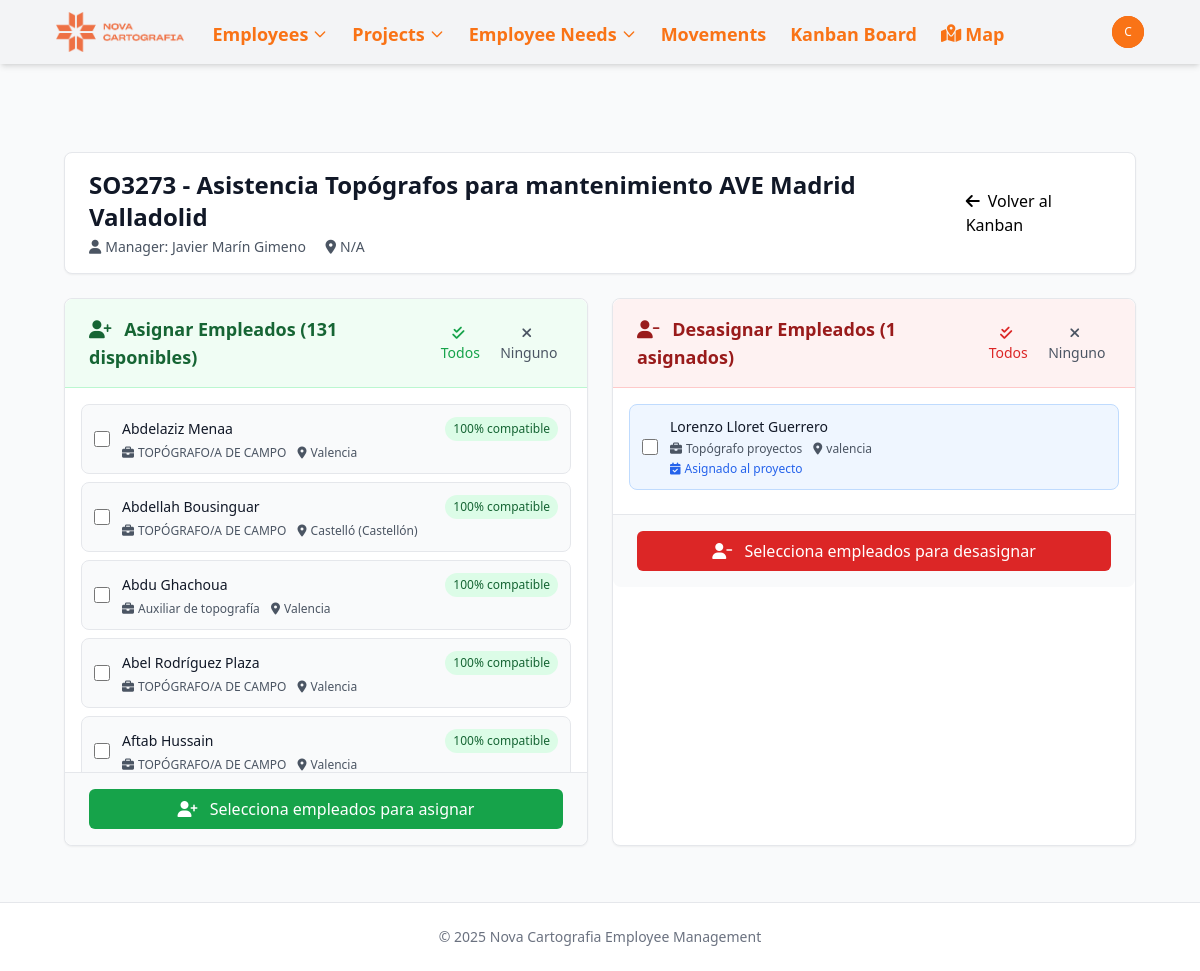
Page /projects/171/assign-employees/ (signed in) on the earlier database version.
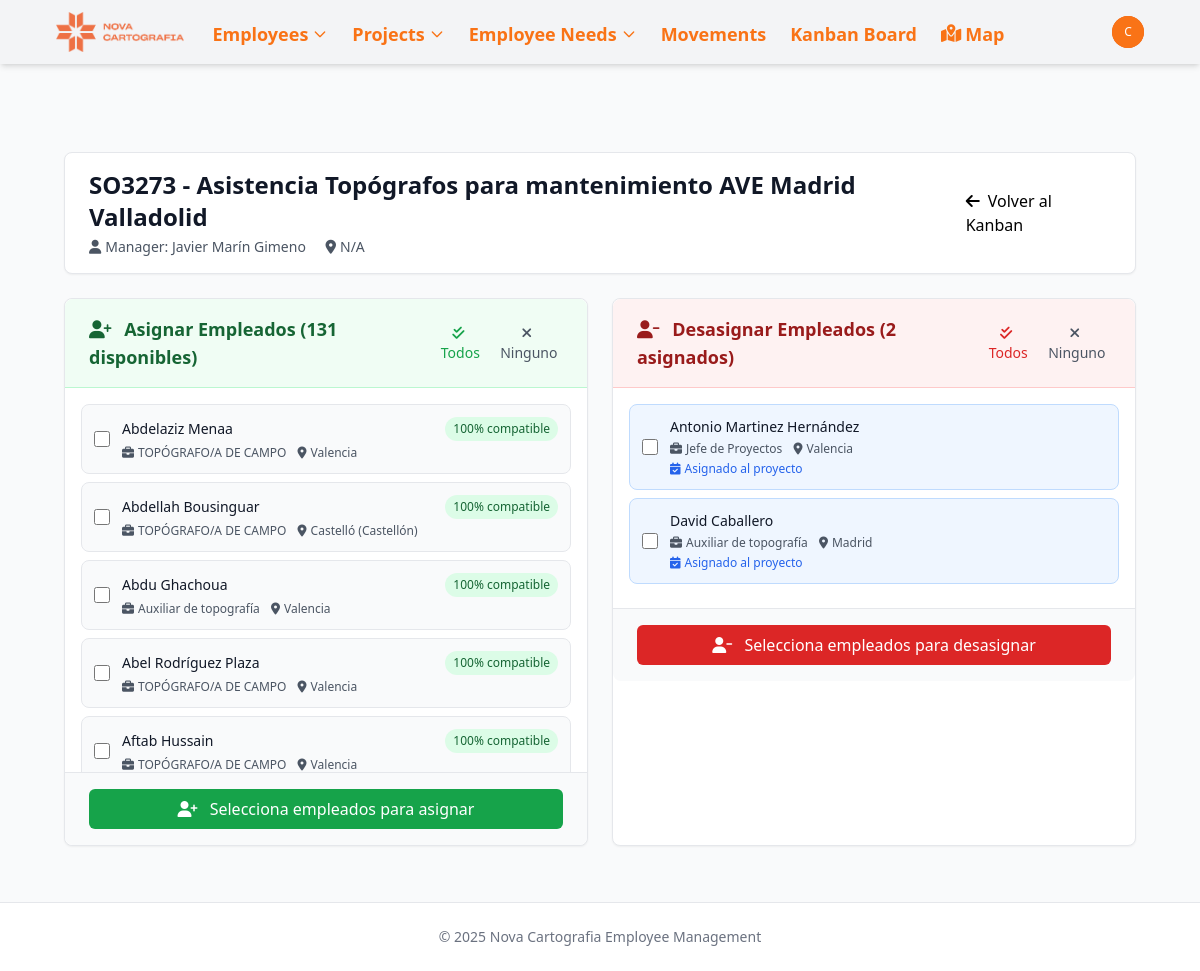
Same page on the later database version.
### novacartografia_employee_management/models.py (models this page shows, shortened)
class Employee(models.Model):
    name = models.CharField(max_length=100)
    job = models.CharField(max_length=100)
    project_id = models.ForeignKey(Project, on_delete=models.SET_NULL, related_name='employee_set', blank=True, null=True)
    street = models.CharField(max_length=100, blank=True, null=True)
    city = models.CharField(max_length=100, blank=True, null=True)
    active = models.BooleanField(default=True, help_text="Indicates if the employee is currently active")
    start_date = models.DateField(default=timezone.now, help_text="When the employee started working", null=True, blank=True)
    end_date = models.DateField(blank=True, null=True, help_text="When the employee ended working, if applicable")
    state = models.CharField(max_length=50, default='valencia',
           choices=[
                ('Araba (Álava)', 'Álava'),
                ('Albacete', 'Albacete'),
                ('Alacant (Alicante)', 'Alicante'),
                ('Almería', 'Almería'),
                ('Asturias', 'Asturias'),
                ('Ávila', 'Ávila'),
                ('Badajoz', 'Badajoz'),
                ('Barcelona', 'Barcelona'),
                ('Burgos', 'Burgos'),
                ('Cáceres', 'Cáceres'),
                ('Cádiz', 'Cádiz'),
                ('Cantabria', 'Cantabria'),
                ('Castelló (Castellón)', 'Castellón'),
                ('Ceuta', 'Ceuta'),
                ('Ciudad Real', 'Ciudad Real'),
                ('Córdoba', 'Córdoba'),
                ('Cuenca', 'Cuenca'),
                ('Gerona', 'Gerona'),
                ('Granada', 'Granada'),
                ('Guadalajara', 'Guadalajara'),
                ('Gipuzkoa (Guipúzcoa)', 'Guipúzcoa'),
                ('Huelva', 'Huelva'),
                ('Huesca', 'Huesca'),
                ('Islas Baleares', 'Islas Baleares'),
                ('Jaén', 'Jaén'),
                ('A Coruña (La Coruña)', 'La Coruña'),
                ('La Rioja', 'La Rioja'),
                ('Las Palmas', 'Las Palmas'),
                ('León', 'León'),
                ('Lérida', 'Lérida'),
                ('Lleida', 'Lérida'),  # Agregado porque aparece en tu CSV
                ('Lugo', 'Lugo'),
                ('Madrid', 'Madrid'),
                ('Málaga', 'Málaga'),
                ('Melilla', 'Melilla'),
                ('Murcia', 'Murcia'),
                ('Navarra (Nafarroa)', 'Navarra'),  # Corregido para coincidir con el CSV
                ('Orense', 'Orense'),
                ('Palencia', 'Palencia'),
                ('Pontevedra', 'Pontevedra'),
                ('Salamanca', 'Salamanca'),
                ('Santa Cruz de Tenerife', 'Santa Cruz de Tenerife'),
                ('Segovia', 'Segovia'),
                ('Sevilla', 'Sevilla'),
                ('Soria', 'Soria'),
                ('Tarragona', 'Tarragona'),
                ('Teruel', 'Teruel'),
                ('Toledo', 'Toledo'),
                ('Valencia', 'Valencia'),
                ('Valladolid', 'Valladolid'),
                ('Bizkaia (Vizcaya)', 'Vizcaya'),
                ('Zamora', 'Zamora'),
                ('Zaragoza', 'Zaragoza'),
            ])
    latitude = models.FloatField(null=True, blank=True)
    longitude = models.FloatField(null=True, blank=True)
    academic_training = models.CharField(max_length=100, blank=True, null=True)
    driver_license = models.BooleanField(default=False)
    twenty_hours = models.BooleanField(default=False)
    sixty_hours = models.BooleanField(default=False)
    confine = models.BooleanField(default=False)
    height = models.BooleanField(default=False)
    mining = models.BooleanField(default=False)
    railway_carriage = models.BooleanField(default=False)
    railway_mounting = models.BooleanField(default=False)
    building = models.BooleanField(default=False)
    office_work = models.BooleanField(default=False)
    scanner = models.BooleanField(default=False)
    leveling = models.BooleanField(default=False)
    static = models.BooleanField(default=False)
    drag = models.BooleanField(default=False)
    locked = models.BooleanField(default=False, help_text="Indicates if the employee is locked for a future project")
    vacations_from = models.DateField(blank=True, null=True)
    vacations_to = models.DateField(blank=True, null=True)
    leave_from = models.DateField(blank=True, null=True)
    leave_to = models.DateField(blank=True, null=True)
    end_contract = models.BooleanField(default=False, help_text="Indicates if the employee's contract is ending soon")

### novacartografia_employee_management/views.py (the view)
    def wrapper(request, *args, **kwargs):
        if not can_edit(request.user):
            messages.error(request, 'No tienes permisos para realizar esta acción.')
            return redirect('kanban_board')  # o la vista que prefieras
        return view_func(request, *args, **kwargs)

### novacartografia_employee_management/views.py (called while the page is built)
def can_edit(user):
    try:
        solo_lectura_group = Group.objects.get(name='solo_lectura')
        return not user.groups.filter(id=solo_lectura_group.id).exists()
    except Group.DoesNotExist:
        return True

def require_edit_permission(view_func):
    def wrapper(request, *args, **kwargs):
        if not can_edit(request.user):
            messages.error(request, 'No tienes permisos para realizar esta acción.')
            return redirect('kanban_board')  # o la vista que prefieras
        return view_func(request, *args, **kwargs)
    return wrapper

### templates/novacartografia_employee_management/project_assign_employees.html (shortened to what the changed rows need)
{% extends 'base.html' %}
{% load employee_filters %}
{% block content %}
<div class="max-w-7xl mx-auto px-4 sm:px-6 lg:px-8 py-8">
    <div class="bg-white rounded-lg shadow-sm border border-gray-200 mb-6">
        <div class="px-6 py-4">
            <div class="flex items-center justify-between">
                <div>
                    <h1 class="text-2xl font-bold text-gray-900">{{ project.name }}</h1>
                </div>
            </div>
        </div>
    </div>
    <div class="grid grid-cols-1 lg:grid-cols-2 gap-6">
        <div class="bg-white rounded-lg shadow-sm border border-gray-200">
            <div class="bg-green-50 px-6 py-4 border-b border-green-200 rounded-t-lg">
                <div class="flex justify-between items-center">
                    <h2 class="text-lg font-semibold text-green-800">
                        <i class="fas fa-user-plus mr-2"></i>
                        Asignar Empleados ({{ unassigned_employees|length }} disponibles)
                    </h2>
                </div>
            </div>
            <div class="p-4 max-h-96 overflow-y-auto" id="available-employees">
                {% for employee in unassigned_employees %}
                <div class="employee-card bg-gray-50 border border-gray-200 rounded-lg p-3 mb-2 hover:bg-green-50 hover:border-green-300 transition-all duration-200 cursor-pointer"
                     data-employee-id="{{ employee.id }}">
                    <div class="flex items-center">
                        <input type="checkbox" class="employee-checkbox h-4 w-4 text-green-600 rounded mr-3" value="{{ employee.id }}">
                        <div class="flex-1">
                            <div class="flex items-center justify-between">
                                <h4 class="text-sm font-medium text-gray-900">{{ employee.name }}</h4>
                                {% if employee.match_percentage %}
                                <span class="inline-flex items-center px-2 py-1 rounded-full text-xs font-medium
                                    {% if employee.match_percentage >= 75 %}bg-green-100 text-green-800
                                    {% elif employee.match_percentage >= 50 %}bg-yellow-100 text-yellow-800
                                    {% else %}bg-red-100 text-red-800{% endif %}">
                                    {{ employee.match_percentage|floatformat:0 }}% compatible
                                </span>
                                {% endif %}
                            </div>
                            <div class="text-xs text-gray-600 mt-1">
                                <i class="fas fa-briefcase mr-1"></i>{{ employee.job }}
                                {% if employee.state %}
                                <span class="ml-2"><i class="fas fa-map-marker-alt mr-1"></i>{{ employee.state }}</span>
                                {% endif %}
                            </div>
                        </div>
                    </div>
                </div>
                {% empty %}
                <div class="text-center py-8 text-gray-500">
                    <i class="fas fa-users text-3xl mb-3"></i>
                    <p>No hay empleados disponibles</p>
                </div>
                {% endfor %}
            </div>
        </div>
        <div class="bg-white rounded-lg shadow-sm border border-gray-200">
            <div class="bg-red-50 px-6 py-4 border-b border-red-200 rounded-t-lg">
                <div class="flex justify-between items-center">
                    <h2 class="text-lg font-semibold text-red-800">
                        <i class="fas fa-user-minus mr-2"></i>
                        Desasignar Empleados ({{ current_employees|length }} asignados)
                    </h2>
                    <div class="flex space-x-2">
                        <button type="button" id="btn-select-all-current" class="text-sm text-red-600 hover:text-red-800">
                        </button>
                        <button type="button" id="btn-clear-all-current" class="text-sm text-gray-600 hover:text-gray-800">
                        </button>
                    </div>
                </div>
            </div>
            <div class="p-4 max-h-96 overflow-y-auto" id="current-employees">
                {% for employee in current_employees %}
                <div class="employee-card bg-blue-50 border border-blue-200 rounded-lg p-3 mb-2 hover:bg-red-50 hover:border-red-300 transition-all duration-200 cursor-pointer"
                     data-employee-id="{{ employee.id }}">
                    <div class="flex items-center">
                        <input type="checkbox" class="employee-checkbox h-4 w-4 text-red-600 rounded mr-3" value="{{ employee.id }}">
                        <div class="flex-1">
                            <h4 class="text-sm font-medium text-gray-900">{{ employee.name }}</h4>
                            <div class="text-xs text-gray-600 mt-1">
                                <i class="fas fa-briefcase mr-1"></i>{{ employee.job }}
                                {% if employee.state %}
                                <span class="ml-2"><i class="fas fa-map-marker-alt mr-1"></i>{{ employee.state }}</span>
                                {% endif %}
                            </div>
                            <div class="text-xs text-blue-600 mt-1">
                                <i class="fas fa-calendar-check mr-1"></i>Asignado al proyecto
                            </div>
                        </div>
                    </div>
                </div>
                {% empty %}
                <div class="text-center py-8 text-gray-500">
                    <i class="fas fa-user-slash text-3xl mb-3"></i>
                    <p>No hay empleados asignados</p>
                </div>
                {% endfor %}
            </div>
        </div>
    </div>
</div>
{% endblock %}

Differences in the rows shown:
no longer on this page (row edited): Employee: name "Lorenzo Lloret Guerrero", job "Topógrafo proyectos", state "valencia", shown under "Desasignar Empleados (1 asignados)"
now on this page (row edited): Employee: name "Antonio Martinez Hernández", job "Jefe de Proyectos", state "Valencia", shown under "Desasignar Empleados (2 asignados)"
now on this page (row edited): Employee: name "David Caballero", job "Auxiliar de topografía", state "Madrid", shown under "Desasignar Empleados (2 asignados)"
Other differences:
{{ current_employees|length }}: "1" → "2"
